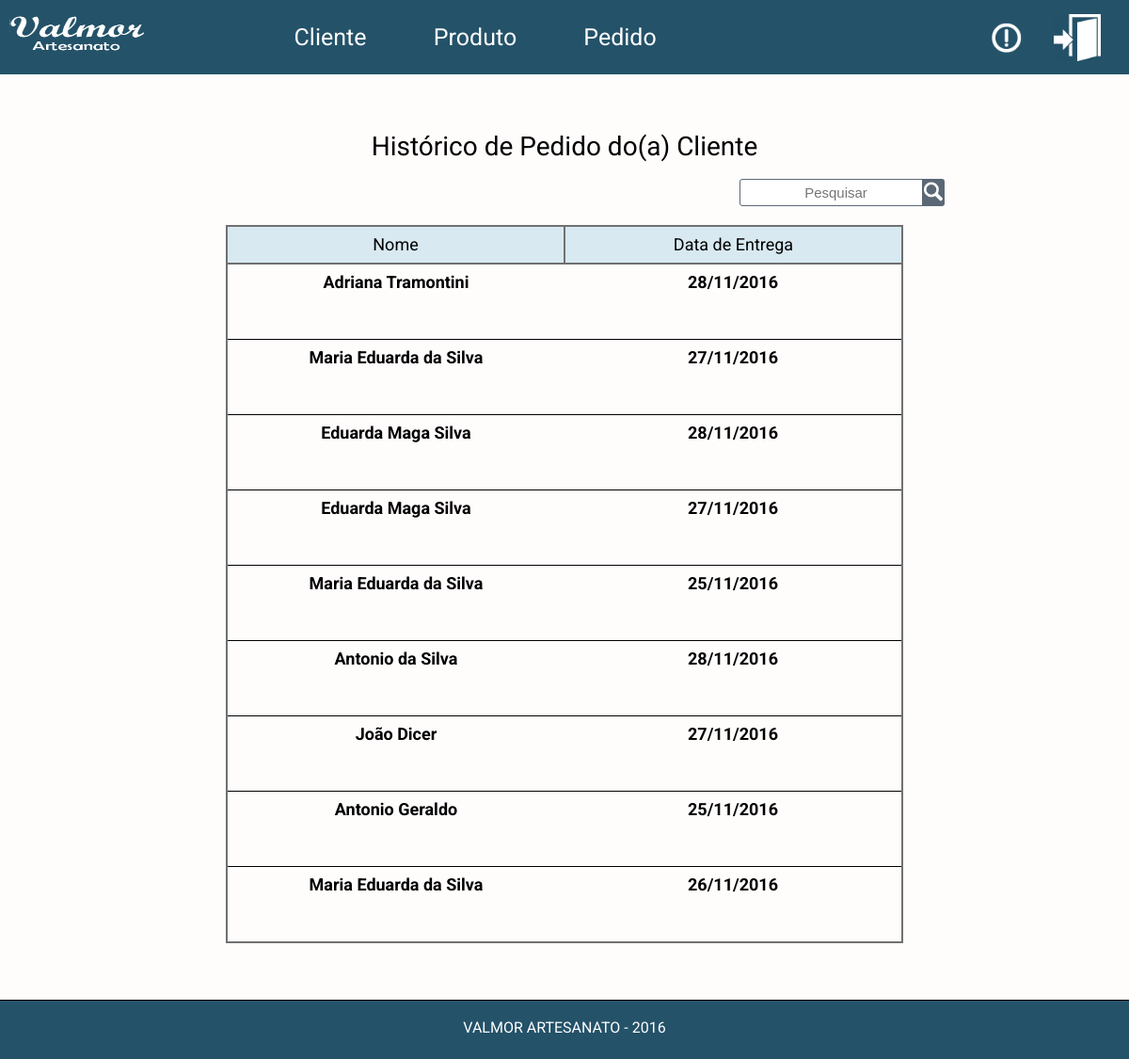
Page /sistema/va_principal_sistema.php?pasta=historicos/&arquivo=va_hispedidocliente_historicos&ext=php (signed in) on the committed database.
### tables this page shows
CREATE TABLE `orcamentos_has_produtos` (
  `id` int(6) UNSIGNED ZEROFILL NOT NULL COMMENT 'Identificador do orçamento com produto',
  `orcamentos_id` int(6) UNSIGNED ZEROFILL NOT NULL COMMENT 'Identificador do orçamento',
  `produtos_id` int(6) UNSIGNED ZEROFILL NOT NULL COMMENT 'Identificador do produto',
  `materias_primas_id` tinyint(1) UNSIGNED ZEROFILL NOT NULL COMMENT 'Identificador da matéria-prima',
  `setor` tinyint(1) UNSIGNED NOT NULL COMMENT 'Setor em que o produto é fabricado\n0 = Marcenaria;\n1 = Laser \n2 = Marcenaria e Laser.',
  `n_pecas` tinyint(3) DEFAULT NULL COMMENT '(Campo Opcional) Armazena o número de peças caso o produto padrão tenha seus dados alterados, do contrário o campo recebe valor NULL.',
  `preco` decimal(7,2) UNSIGNED DEFAULT NULL COMMENT '(Campo Opcional) Armazena o preço caso o produto padrão tenha seus dados alterados, do contrário o campo recebe valor NULL.',
  `largura` decimal(5,2) UNSIGNED DEFAULT NULL COMMENT '(Campo Opcional) Armazena a largura caso o produto padrão tenha seus dados alterados, do contrário o campo recebe valor NULL.',
  `altura` decimal(5,2) UNSIGNED DEFAULT NULL COMMENT '(Campo Opcional) Armazena a altura caso o produto padrão tenha seus dados alterados, do contrário o campo recebe valor NULL.',
  `profundidade` decimal(5,2) UNSIGNED DEFAULT NULL COMMENT '(Campo Opcional) Armazena a profundidade caso o produto padrão tenha seus dados alterados, do contrário o campo recebe valor NULL.',
  `imagem` varchar(255) DEFAULT NULL COMMENT '(Campo Opcional) Armazena a imagem caso o produto padrão tenha seus dados alterados, do contrário o campo recebe valor NULL.',
  `quantidade` tinyint(3) UNSIGNED NOT NULL COMMENT 'Quantidade de produtos idênticos.',
  `descricao` text COMMENT '(Campo Opcional) Armazena a descrição caso o produto padrão tenha seus dados alterados, do contrário o campo recebe valor NULL.'
);

CREATE TABLE `clientes` (
  `id` int(6) UNSIGNED ZEROFILL NOT NULL COMMENT 'Identificador do cliente',
  `enderecos_id` int(6) UNSIGNED ZEROFILL NOT NULL COMMENT 'Identificador do endereço',
  `nome` varchar(45) NOT NULL COMMENT 'Nome do cliente',
  `email` varchar(70) NOT NULL COMMENT 'E-mail do cliente',
  `telefone` bigint(15) NOT NULL COMMENT 'Telefone do cliente',
  `cpf` bigint(11) UNSIGNED DEFAULT NULL COMMENT '(Campo Opcional) CPF do cliente',
  `link_facebook` varchar(255) DEFAULT NULL COMMENT '(Campo opcional) Link do facebook do cliente'
);

CREATE TABLE `orcamentos` (
  `id` int(6) UNSIGNED ZEROFILL NOT NULL COMMENT 'Identificador de cada orçamento',
  `clientes_id` int(6) UNSIGNED ZEROFILL NOT NULL COMMENT 'Identificador do cliente',
  `status` tinyint(1) NOT NULL COMMENT 'Status do orçamento com valor: \n0 = orçamento não confirmado\n1 = orçamento cancelado\n2 = pedido em produção (passou a ser chamado de pedido)\n3 = pedido em estoque\n4 = pedido entregue\n5 = pedido cancelado',
  `data_orcamento` date NOT NULL COMMENT 'Armazena a data em que o orçamento foi realizado ',
  `data_prevista` date DEFAULT NULL COMMENT 'Data prevista de entrega do pedido',
  `data_entrega` date DEFAULT NULL COMMENT 'Armazena a data em que o pedido foi entregue ao cliente'
);

### sistema/historicos/va_hispedidocliente_historicos.php (the view, shortened to what this page needs)
<h1>Histórico de Pedido do(a) Cliente</h1>
<?php
  if(isset($_POST['txtconsulta'])){
    $filtro = $_POST['txtconsulta'];
  }else{
    $filtro = "";
  }
  $sql_sel_orcamentos_has_produtos = "SELECT clientes.nome AS cliente_nome, orcamentos.status, orcamentos.data_entrega, produtos.*, materias_primas.nome AS materiaPrima_nome, orcamentos_has_produtos.altura AS orcamento_altura, orcamentos_has_produtos.profundidade AS orcamento_profundidade, orcamentos_has_produtos.preco AS orcamento_preco, orcamentos_has_produtos.largura AS orcamento_largura, orcamentos_has_produtos.descricao AS orcamento_descricao, orcamentos_has_produtos.imagem AS orcamento_imagem, orcamentos_has_produtos.quantidade
  FROM orcamentos_has_produtos
  INNER JOIN produtos ON orcamentos_has_produtos.produtos_id=produtos.id
  INNER JOIN materias_primas ON orcamentos_has_produtos.materias_primas_id=materias_primas.id
  INNER JOIN orcamentos ON orcamentos_has_produtos.orcamentos_id=orcamentos.id
  INNER JOIN clientes ON orcamentos.clientes_id=clientes.id WHERE orcamentos.status='4'AND clientes.nome LIKE '%$filtro%'";
  $sql_sel_orcamentos_has_produtos_preparado = $conexaobd->prepare($sql_sel_orcamentos_has_produtos);
  $sql_sel_orcamentos_has_produtos_preparado->execute();
?>
<div class="consulta_toggle">
  <div class="form_pesquisa">
    <form name="frmfilhispedidocliente" method="post" action="?pasta=historicos/&arquivo=va_hispedidocliente_historicos&ext=php">
      <input type="text" name="txtconsulta" placeholder="Pesquisar"/><button type="submit" name="btnpesquisar"><img src="../visual/imagens/pesquisar.png"></button>
    </form>
  </div>
  <table width="60%">
    <thead>
      <tr>
        <th width="30%">Nome</th>
        <th width="30%">Data de Entrega</th>
      </tr>
    </thead>
    <tbody>
      <?php
        if($sql_sel_orcamentos_has_produtos_preparado->rowCount()>0){
          while($sql_sel_orcamentos_has_produtos_dados = $sql_sel_orcamentos_has_produtos_preparado->fetch()){
      ?>
      <tr class="titulos">
        <td><?php echo $sql_sel_orcamentos_has_produtos_dados['cliente_nome'];?></td>
        <td><?php echo implode("/", array_reverse(explode("-", $sql_sel_orcamentos_has_produtos_dados['data_entrega'])))?></td>
      </tr>
      <tr><td align="center" colspan="2">
        <ul><button class="botao_mais">+</button>
          </ul>
        </td>
      </tr>
      <?php
          }
        }
      ?>
    </tbody>
  </table>
</div>

### visual/css/va_estilo_css.css (style rules this page uses)
ul { overflow: hidden; }
.conteudo table { margin: 0px auto; border: 2px solid #707070; min-width: 500px; font-size: 18px; border-radius: ; }
.conteudo table td { padding: 10px; }
.conteudo h1 { text-align: center; margin: 60px 0 20px 0; font-size: 28px; padding-top: 60px; }
.conteudo button { float: left; text-align: center; font-size: 18px; color: #fff; }
.consulta_toggle table { text-align: center; margin-top: 20px; min-width: 60%; }
.consulta_toggle table th { padding: 10px; border: 2px solid #707070 ; background-color: #d8e9f1; }
.consulta_toggle table td { padding: 10px; }
.consulta_toggle .titulos { border-top: 1px solid #000; font-weight: bold; }
.form_pesquisa { margin: 0px auto; width: 500px; }
.form_pesquisa input { border: 1px solid #5a6774; border-radius: 3px 0 0 3px; position: relative; left: 412px; text-align: center; height: 25px; font-size: 15px; }
.form_pesquisa button { padding-left: 2px; padding-right: 2px; padding-bottom: 0px; padding-top: 3px; position: relative; left: 630px; background-color: #5a6774; border: none; border-radius: 0 3px 3px 0; }
.form_pesquisa button img { width: 20px; }
.tabela_toggle table, tr { border: none; }

### rows in the picture
orcamentos_has_produtos: clientes.nome "Adriana Tramontini", orcamentos.data_entrega "28/11/2016"
orcamentos_has_produtos: clientes.nome "Maria Eduarda da Silva", orcamentos.data_entrega "27/11/2016"
orcamentos_has_produtos: clientes.nome "Eduarda Maga Silva", orcamentos.data_entrega "28/11/2016"
orcamentos_has_produtos: clientes.nome "Eduarda Maga Silva", orcamentos.data_entrega "27/11/2016"
orcamentos_has_produtos: clientes.nome "Maria Eduarda da Silva", orcamentos.data_entrega "25/11/2016"
orcamentos_has_produtos: clientes.nome "Antonio da Silva", orcamentos.data_entrega "28/11/2016"
orcamentos_has_produtos: clientes.nome "João Dicer", orcamentos.data_entrega "27/11/2016"
orcamentos_has_produtos: clientes.nome "Antonio Geraldo", orcamentos.data_entrega "25/11/2016"
orcamentos_has_produtos: clientes.nome "Maria Eduarda da Silva", orcamentos.data_entrega "26/11/2016"
